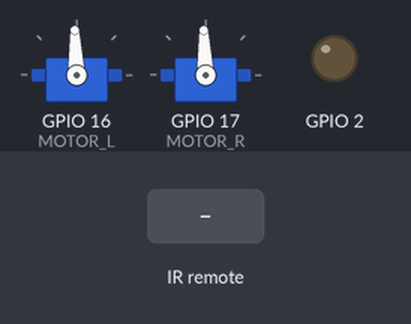
Simulated run of this sketch. Board: ESP32. On the bench: 2 × servo, output pins drawn as LEDs (lit = HIGH). Dashed ring = blinking. The test bench sets the inputs (shaded band). What the sketch prints to the serial monitor is not drawn.

Above: at 1.2 s.
1.3 s: infrared code 0x20DF8877 received
At 1.45 s:
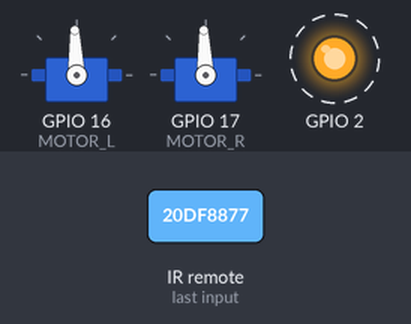
3.7 s: infrared code 0x20DF6897 received
At 4.9 s:
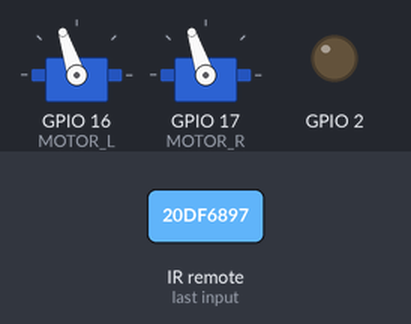
5.2 s: infrared code 0x20DFA857 received
At 5.35 s:
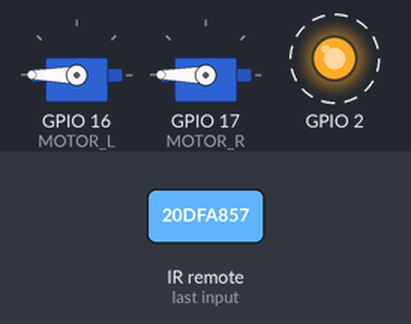
8.2 s: infrared code 0x20DF48B7 received
At 11.0 s:
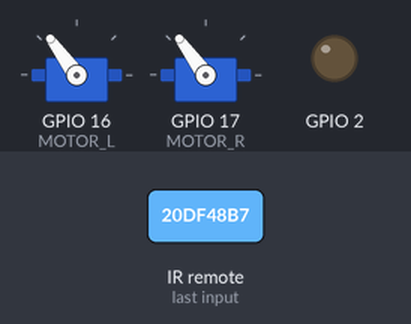
11.2 s: infrared code 0x20DFC837 received
At 11.35 s:
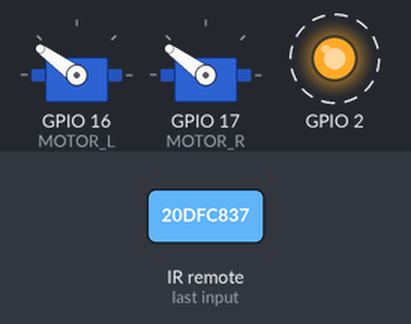
14.2 s: infrared code 0x20DF28D7 received
At 19.6 s:
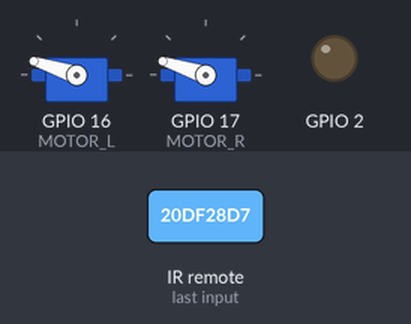
Timing chart, 0 to 19.9 s (numbered marks = the images above; inputs shaded):
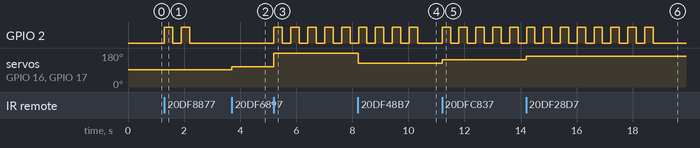

Measured:
- after the input at 1.3 s, GPIO 2: alternates HIGH for 0.30 s and LOW for 0.30 s, 4 changes in all, then stays LOW, starting at once
- after the input at 3.7 s, servo on GPIO 16 (MOTOR_L), servo on GPIO 17 (MOTOR_R): 92° → 108° at once
- after the input at 5.2 s, GPIO 2: alternates HIGH for 0.30 s and LOW for 0.30 s, starting at once; servo on GPIO 16 (MOTOR_L), servo on GPIO 17 (MOTOR_R): 108° → 180° at once
- after the input at 8.2 s, servo on GPIO 16 (MOTOR_L), servo on GPIO 17 (MOTOR_R): 180° → 126° at once
- after the input at 11.2 s, GPIO 2: alternates HIGH for 0.30 s and LOW for 0.30 s, starting at once; servo on GPIO 16 (MOTOR_L), servo on GPIO 17 (MOTOR_R): 126° → 144° at once
- after the input at 14.2 s, servo on GPIO 16 (MOTOR_L), servo on GPIO 17 (MOTOR_R): 144° → 162° at once

The sketch:

TESTE-TRACAO.ino
```cpp
//Bibliotecas internas
#include "config.h"
#include "motors.h"
#include "controller_IR.h"
#include "utils.h"

bool isLedOn = false;

void setup(){
  Serial.begin(115200);

  controllerInit();
  motorsInit();
}

void loop() {

  controllerIR();

  if((millis() - LedCounter > 300) and BlinksCounter > 0) {
    isLedOn ? digitalWrite(2, LOW) : digitalWrite(2, HIGH);
    isLedOn = isLedOn ? false : true;
    LedCounter = millis();
    BlinksCounter = BlinksCounter - 5;
  }

  if(go) {
    motorsOutput();
    printSpeed();
  }

}
```

controller_IR.h
```cpp
//Bibliotecas externas
#include <Wire.h>       //Auxiliar dos sensores
#include <IRremote.hpp> //InfraRed - Controle juiz v3.9.0

// -- Controle Ana -- //
const int I1 = 551520375;
const int I2 = 551504055;
const int I3 = 551536695;
const int I4 = 551495895;
const int I5 = 551528535;
const int I6 = 551512215;

// -- Controle Competicao -- //
// const int I1 = 16;
// const int I2 = 2064;
// const int I3 = 1040;
// const int I4 = 3088;
// const int I5 = 528;
// const int I6 = 2576;

int valueIR = 0;
int LedCounter = 0;
int BlinksCounter = 0;
int guardaVelocidade = 0;
bool go = false;

IRrecv irrecv(JCONTROLLER);
decode_results results;

void controllerInit() {
  //Iniciando o endereçamento dos sensores
  Wire.begin();
  irrecv.enableIRIn(); // Start the receiver
  pinMode(JCONTROLLER, INPUT);
  pinMode(2, OUTPUT);
}

void controllerIR() {
  if (irrecv.decode(&results)) {
    valueIR = (results.value);
    Serial.print("valueIR: ");
    Serial.println(valueIR);
    switch(valueIR)
    {
      case (I1 or I2 or I3  or I4  or I5  or I6):
        LedCounter = millis();
      case I1:
        Serial.println("20");
        speedL = speedR = BlinksCounter = 20;
        break;
      case I2:
        Serial.println("40");
        speedL = speedR = BlinksCounter = 40;
        break;
      case I3:
        Serial.println("60");
        speedL = speedR = BlinksCounter = 60;
        break;
      case I4:
        Serial.println("80");
        speedL = speedR = BlinksCounter = 80;
        break;
      case I5:
        Serial.println("100");
        speedL = speedR = BlinksCounter = 100;
        break;
      case I6:
        Serial.println("Inicia/para");
        if (go) {
          guardaVelocidade = speedL;
          speedL = speedR = 0;
          go = false;
          motorsOutput();
          Serial.println("PAROU!");
          speedL = speedR = guardaVelocidade;
        } else {
          go = true;
        }
        break;
      default:
       break;
    }
    irrecv.resume();
  }
}
```

motors.h
```cpp
#include <ESP32Servo.h> //Comunicação com a ESC de cada motor v0.11.0

//Cria os objetos para  cada ESC
Servo ESCL; //ESC que controla o motor da esquerda
Servo ESCR; //ESC que controla o motor da direita

//Variáveis que receberão o valor da velocidades que serão enviadas para os ESC's
int speedL = 0; //Valor de velocidade da esquerda
int speedR = 0; //Valor de velocidade da direita

int EscSpeedL = 0; //Valor de velocidade para o ESC da esquerda
int EscSpeedR = 0; //Valor de velocidade para o ESC da direita

int motorUnbiasedVel = 92; //Velocidade 0 da ESC

void motorsInit() {
    //Configurando o sinal PWM que será enviado aos ESC's
    ESCL.setPeriodHertz(50);             // Estabelece a frequência do PWM (50Hz)
    ESCL.attach(MOTOR_L, 1000,2000);     // (Pino onde será enviado o sinal, largura de pulso mínima, largura de pulso máxima)
    ESCR.setPeriodHertz(50);
    ESCR.attach(MOTOR_R, 1000,2000);
    /*
    * É necessário estabelecer uma faixa de largura de pulso para que o ESC
    * responda corretamente a variação do sinal analógico lido do potenciômetro
    * O valor da largura de pulso deve ser informado na escala de micro-segundos
    * No caso, a largura de pulso do PWM mínima é de 1000us e a máxima é de 2000us
    */
    ESCL.write(motorUnbiasedVel);
    ESCR.write(motorUnbiasedVel);
}

void motorsOutput() {
    EscSpeedL = map(speedL, -100, 100, 0, 180);
    EscSpeedR = map(speedR, -100, 100, 0, 180);

    ESCL.write(EscSpeedL);
    ESCR.write(EscSpeedR);
}
```

utils.h
```cpp
void printSpeed() {
  // Mostra o valor que será enviado ao map
  Serial.print("speedL: ");
  Serial.print(speedL);
  Serial.print("\t");
  Serial.print("speedR: ");
  Serial.print(speedR);
  Serial.println("\t\t");
}
```

config.h
```cpp
//TODO: Mudar o nome do arquivo pra pinout.h?
#include <Arduino.h>

//motors (left, right)
#define MOTOR_L 16
#define MOTOR_R 17

//Distance sensors (left, middle, right)
#define SDIST_L 23
#define SDIST_C 19
#define SDIST_R 18

//Border sensors (left, right)
#define SBORDER_L 34
#define SBORDER_R 39

//JUDGE CONTROLLER
#define JCONTROLLER 4

// TODO: Defenir melhor SCL e SCA
//SCL, SDA FOR DISTANCE SENSORS
#define SCL_SDIST 22
#define SDA_SDIST 21

//Backup analogs pins
#define ANALOG_1 25
#define ANALOG_2 26
#define ANALOG_3 32
#define ANALOG_4 33
```
